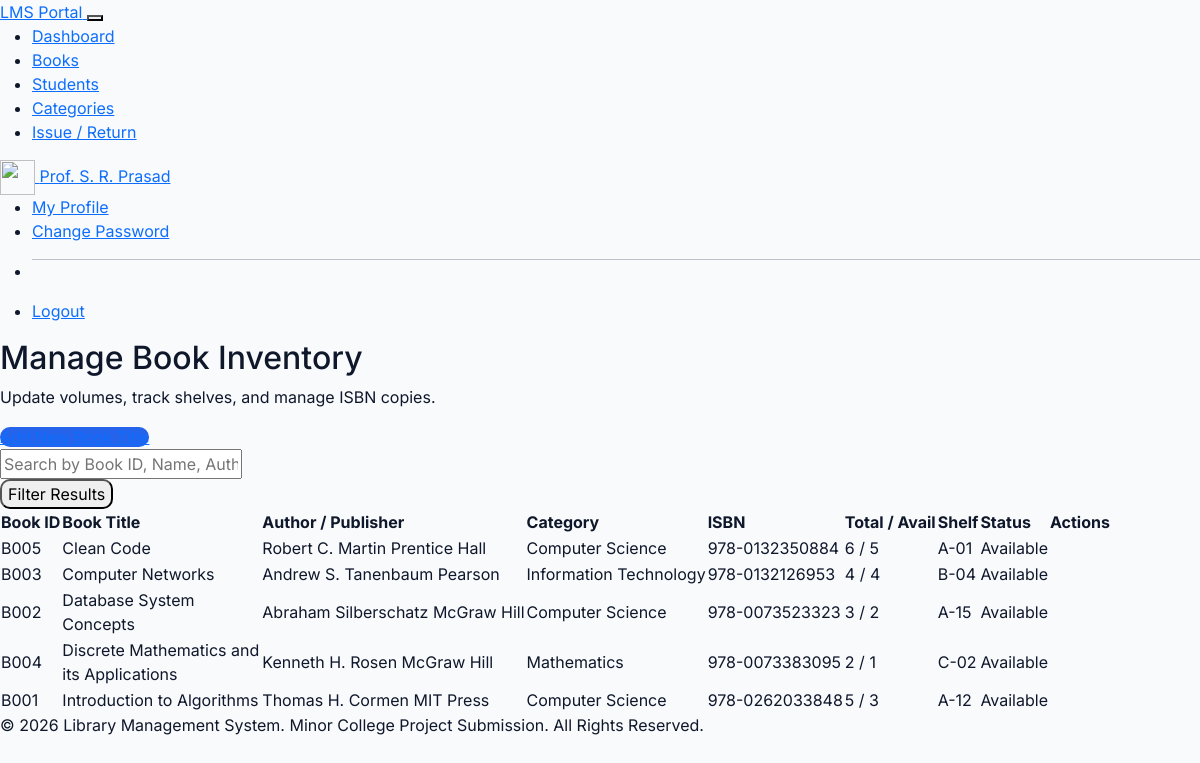
/books/index.php (signed in), run on the app's committed database.
### tables this page shows
CREATE TABLE `books` (
  `id` VARCHAR(20) NOT NULL,
  `name` VARCHAR(255) NOT NULL,
  `author` VARCHAR(150) NOT NULL,
  `category_id` INT(11) DEFAULT NULL,
  `publisher` VARCHAR(150) NOT NULL,
  `isbn` VARCHAR(50) NOT NULL UNIQUE,
  `quantity` INT(11) NOT NULL DEFAULT 1,
  `available_copies` INT(11) NOT NULL DEFAULT 1,
  `shelf_number` VARCHAR(50) NOT NULL,
  `status` VARCHAR(20) NOT NULL DEFAULT 'Available',
  PRIMARY KEY (`id`),
  KEY `fk_books_category_idx` (`category_id`),
  CONSTRAINT `fk_books_category` FOREIGN KEY (`category_id`) REFERENCES `categories` (`id`) ON DELETE SET NULL ON UPDATE CASCADE
);

CREATE TABLE `categories` (
  `id` INT(11) NOT NULL AUTO_INCREMENT,
  `name` VARCHAR(100) NOT NULL UNIQUE,
  `description` TEXT DEFAULT NULL,
  PRIMARY KEY (`id`)
);

### books/index.php (the view, shortened to what this page needs)
<?php
$root_dir = '../';
require_once $root_dir . 'includes/header.php';
require_once $root_dir . 'includes/navbar.php';
require_once $root_dir . 'config/db.php';
$search = isset($_GET['search']) ? trim($_GET['search']) : '';
if (!empty($search)) {
    $stmt = $conn->prepare("
        SELECT b.*, c.name AS category_name
        FROM books b
        LEFT JOIN categories c ON b.category_id = c.id
        WHERE b.id LIKE ? OR b.name LIKE ? OR b.author LIKE ? OR b.isbn LIKE ?
        ORDER BY b.name ASC
    ");
    $stmt->execute(["%$search%", "%$search%", "%$search%", "%$search%"]);
} else {
    $stmt = $conn->query("
        SELECT b.*, c.name AS category_name
        FROM books b
        LEFT JOIN categories c ON b.category_id = c.id
        ORDER BY b.name ASC
    ");
}
$books = $stmt->fetchAll();
?>
<div className="container py-5">
    <div className="d-flex flex-col sm:flex-row justify-content-between align-items-start sm:align-items-center mb-4 gap-3">
        <div>
            <h2 className="fw-black text-slate-900 mb-0">Manage Book Inventory</h2>
            <p className="text-muted small">Update volumes, track shelves, and manage ISBN copies.</p>
        </div>
        <a href="add.php" className="btn btn-primary d-flex align-items-center gap-1.5 px-4 py-2.5 shadow-sm text-xs" style="border-radius:10px; background-color: var(--brand-blue); border:0;">
            <i className="bi bi-plus-lg"></i> Add New Book Title
        </a>
    </div>
    <div className="card border-0 shadow-sm rounded-4 p-4 mb-4 bg-white">
        <form action="index.php" method="GET" className="row g-3 align-items-center">
            <div className="col-12 col-md-8">
                <div className="input-group">
                    <input type="text" name="search" className="form-control border-start-0" placeholder="Search by Book ID, Name, Author, ISBN..." value="<?php echo htmlspecialchars($search); ?>">
                </div>
            </div>
            <div className="col-12 col-md-4 d-grid gap-2 d-md-flex">
                <button type="submit" className="btn btn-secondary px-4 text-xs" style="border-radius:10px;">Filter Results</button>
            </div>
        </form>
    </div>
    <div className="card border-0 shadow-sm rounded-4 bg-white overflow-hidden p-4">
        <div className="table-responsive">
            <table className="table align-middle table-hover text-xs mb-0">
                <thead className="table-light">
                    <tr>
                        <th className="py-3 px-3">Book ID</th>
                        <th className="py-3 px-3">Book Title</th>
                        <th className="py-3 px-3">Author / Publisher</th>
                        <th className="py-3 px-3">Category</th>
                        <th className="py-3 px-3">ISBN</th>
                        <th className="py-3 px-3 text-center">Total / Avail</th>
                        <th className="py-3 px-3">Shelf</th>
                        <th className="py-3 px-3">Status</th>
                        <th className="py-3 px-3 text-end no-print">Actions</th>
                    </tr>
                </thead>
                <tbody>
                    <?php foreach ($books as $book): ?>
                        <tr>
                            <td className="py-3 px-3 font-mono fw-extrabold text-slate-700"><?php echo htmlspecialchars($book['id']); ?></td>
                            <td className="py-3 px-3 font-semibold text-slate-900" style="max-width: 200px;"><?php echo htmlspecialchars($book['name']); ?></td>
                            <td className="py-3 px-3">
                                <span className="d-block text-dark"><?php echo htmlspecialchars($book['author']); ?></span>
                                <span className="text-muted text-[10px]"><?php echo htmlspecialchars($book['publisher']); ?></span>
                            </td>
                            <td className="py-3 px-3 text-muted"><?php echo htmlspecialchars($book['category_name'] ?? 'General'); ?></td>
                            <td className="py-3 px-3 font-mono text-muted"><?php echo htmlspecialchars($book['isbn']); ?></td>
                            <td className="py-3 px-3 text-center">
                                <span className="fw-semibold text-slate-800"><?php echo $book['quantity']; ?></span>
                                <span className="text-slate-300 mx-1">/</span>
                                <span className="fw-bold text-primary"><?php echo $book['available_copies']; ?></span>
                            </td>
                            <td className="py-3 px-3 font-mono text-muted"><?php echo htmlspecialchars($book['shelf_number']); ?></td>
                            <td className="py-3 px-3">
                                <?php if ($book['available_copies'] > 0): ?>
                                    <span className="badge rounded-pill bg-success-subtle text-success py-1.5 px-3">Available</span>
                                <?php else: ?>
                                    <span className="badge rounded-pill bg-danger-subtle text-danger py-1.5 px-3">Out of Stock</span>
                                <?php endif; ?>
                            </td>
                            <td className="py-3 px-3 text-end no-print">
                            </td>
                        </tr>
                    <?php endforeach; ?>
                </tbody>
            </table>
        </div>
    </div>
</div>
<?php require_once $root_dir . 'includes/footer.php'; ?>

### includes/header.php (style rules this page uses)
:root { --brand-blue: #2563eb; --brand-blue-dark: #1e40af; --brand-light: #f8fafc; --brand-gray: #e2e8f0; }
body { font-family: 'Inter', sans-serif; background-color: var(--brand-light); color: #0f172a; }

### data on the page
books: id "B005", name "Clean Code", author "Robert C. Martin", publisher "Prentice Hall", category.name "Computer Science", isbn "978-0132350884", quantity "6", available_copies "5", shelf_number "A-01", shows "Available"
books: id "B003", name "Computer Networks", author "Andrew S. Tanenbaum", publisher "Pearson", category.name "Information Technology", isbn "978-0132126953", quantity "4", available_copies "4", shelf_number "B-04", shows "Available"
books: id "B002", name "Database System Concepts", author "Abraham Silberschatz", publisher "McGraw Hill", category.name "Computer Science", isbn "978-0073523323", quantity "3", available_copies "2", shelf_number "A-15", shows "Available"
books: id "B004", name "Discrete Mathematics and its Applications", author "Kenneth H. Rosen", publisher "McGraw Hill", category.name "Mathematics", isbn "978-0073383095", quantity "2", available_copies "1", shelf_number "C-02", shows "Available"
books: id "B001", name "Introduction to Algorithms", author "Thomas H. Cormen", publisher "MIT Press", category.name "Computer Science", isbn "978-0262033848", quantity "5", available_copies "3", shelf_number "A-12", shows "Available"

### other printed values
$_SESSION['admin_name'] "Prof. S. R. Prasad"
